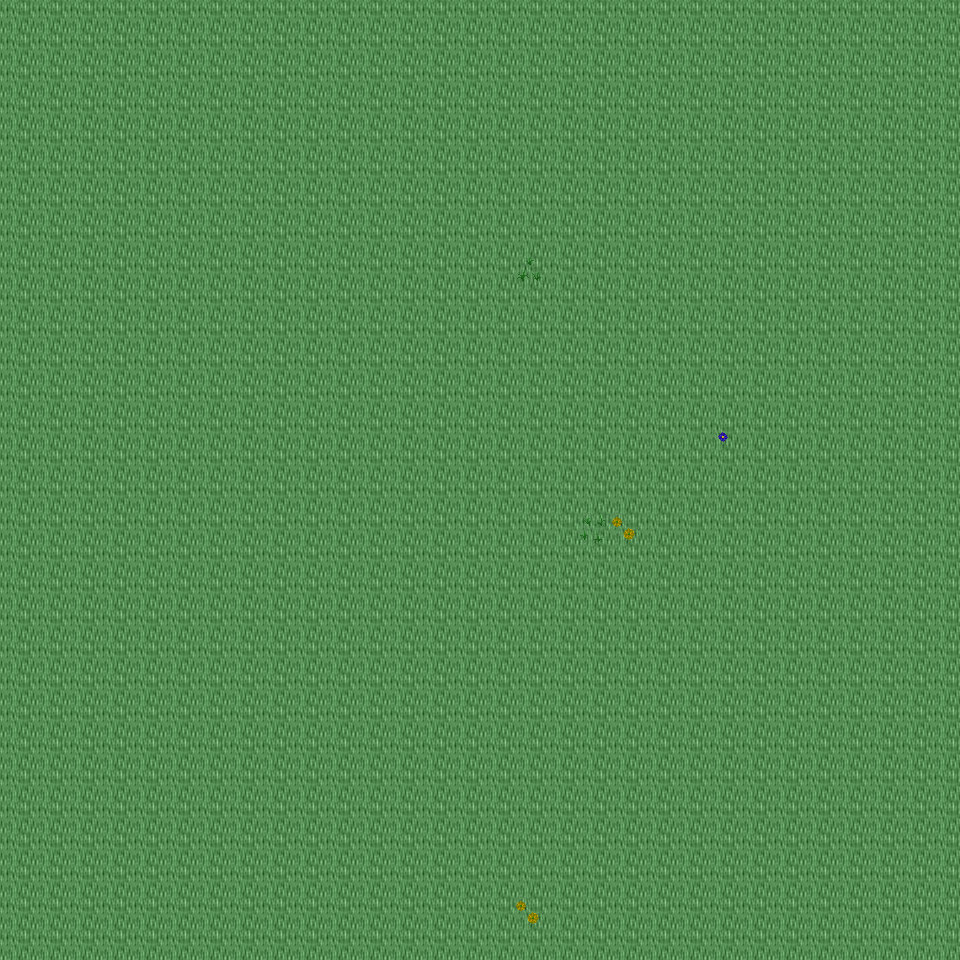

Tiled map render using the project's own tile images. Description and the map definition, with tile-layer contents summarised, below:
An orthogonal 30x30 tile map with 32x32 px tiles, 6 tile layers (Ground, Object, Object2, Above, ...), 12 tilesets and 3 objects (3x mapExit).

<map version="1.0" orientation="orthogonal" renderorder="right-down" width="30" height="30" tilewidth="32" tileheight="32" nextobjectid="4">
  <tileset firstgid="1" name="tileset_ground_ground" tilewidth="32" tileheight="32" tilecount="33" columns="3">
    <image source="../drawable/tileset_ground_ground.png" width="96" height="352" />
  </tileset>
  <tileset firstgid="34" name="tileset_ground_water_pool" tilewidth="32" tileheight="32" tilecount="72" columns="3">
    <image source="../drawable/tileset_ground_water_pool.png" width="96" height="768" />
  </tileset>
  <tileset firstgid="106" name="tileset_ground_grass_edges" tilewidth="32" tileheight="32" tilecount="36" columns="12">
    <image source="../drawable/tileset_ground_grass_edges.png" width="384" height="96" />
  </tileset>
  <tileset firstgid="142" name="tileset_ground_grass_corners" tilewidth="32" tileheight="32" tilecount="24" columns="6">
    <image source="../drawable/tileset_ground_grass_corners.png" width="192" height="128" />
  </tileset>
  <tileset firstgid="166" name="tileset_building_wall_wood" tilewidth="32" tileheight="32" tilecount="16" columns="4">
    <image source="../drawable/tileset_building_wall_wood.png" width="128" height="128" />
  </tileset>
  <tileset firstgid="182" name="tileset_plant_grasses" tilewidth="32" tileheight="32" tilecount="6" columns="3">
    <image source="../drawable/tileset_plant_grasses.png" width="96" height="64" />
  </tileset>
  <tileset firstgid="188" name="tileset_plant_flower_daisy_yellow" tilewidth="32" tileheight="32" tilecount="8" columns="2">
    <image source="../drawable/tileset_plant_flower_daisy_yellow.png" width="64" height="128" />
  </tileset>
  <tileset firstgid="196" name="tileset_plant_flower_daisy_blue" tilewidth="32" tileheight="32" tilecount="8" columns="2">
    <image source="../drawable/tileset_plant_flower_daisy_blue.png" width="64" height="128" />
  </tileset>
  <tileset firstgid="204" name="tileset_building_door_door_w" tilewidth="32" tileheight="32" tilecount="6" columns="2">
    <image source="../drawable/tileset_building_door_door_w.png" width="64" height="96" />
  </tileset>
  <tileset firstgid="210" name="tileset_building_door_door_e" tilewidth="32" tileheight="32" tilecount="6" columns="2">
    <image source="../drawable/tileset_building_door_door_e.png" width="64" height="96" />
  </tileset>
  <tileset firstgid="216" name="tileset_logic_creature_animal" tilewidth="32" tileheight="32" tilecount="32" columns="8">
    <image source="../drawable/tileset_logic_creature_animal.png" width="256" height="128" />
  </tileset>
  <tileset firstgid="248" name="tileset_logic_collision" tilewidth="32" tileheight="32" tilecount="1" columns="1">
    <image source="../drawable/tileset_logic_collision.png" width="32" height="32" />
  </tileset>
  <layer name="Ground" width="30" height="30">
    <data>[900 cells, 900 non-empty, 1 distinct tile ids]</data>
  </layer>
  <layer name="Object" width="30" height="30">
    <data>[900 cells, 0 non-empty, 0 distinct tile ids]</data>
  </layer>
  <layer name="Object2" width="30" height="30">
    <data>[900 cells, 5 non-empty, 4 distinct tile ids]</data>
  </layer>
  <layer name="Above" width="30" height="30">
    <data>[900 cells, 0 non-empty, 0 distinct tile ids]</data>
  </layer>
  <layer name="Above2" width="30" height="30">
    <data>[900 cells, 0 non-empty, 0 distinct tile ids]</data>
  </layer>
  <layer name="Walkable" width="30" height="30">
    <data>[900 cells, 0 non-empty, 0 distinct tile ids]</data>
  </layer>
  <objectgroup name="MapEvents">
    <object id="1" name="north" type="mapExit" x="0" y="0" width="960" height="32">
      <properties>
        <property name="map" value="level_0_x187_y93" />
        <property name="x" value="0" />
        <property name="y" value="28" />
      </properties>
    </object>
    <object id="2" name="south" type="mapExit" x="0" y="928" width="960" height="32">
      <properties>
        <property name="map" value="level_0_x187_y95" />
        <property name="x" value="0" />
        <property name="y" value="1" />
      </properties>
    </object>
    <object id="3" name="east" type="mapExit" x="928" y="0" width="32" height="960">
      <properties>
        <property name="map" value="level_0_x188_y94" />
        <property name="x" value="1" />
        <property name="y" value="0" />
      </properties>
    </object>
  </objectgroup>
</map>
